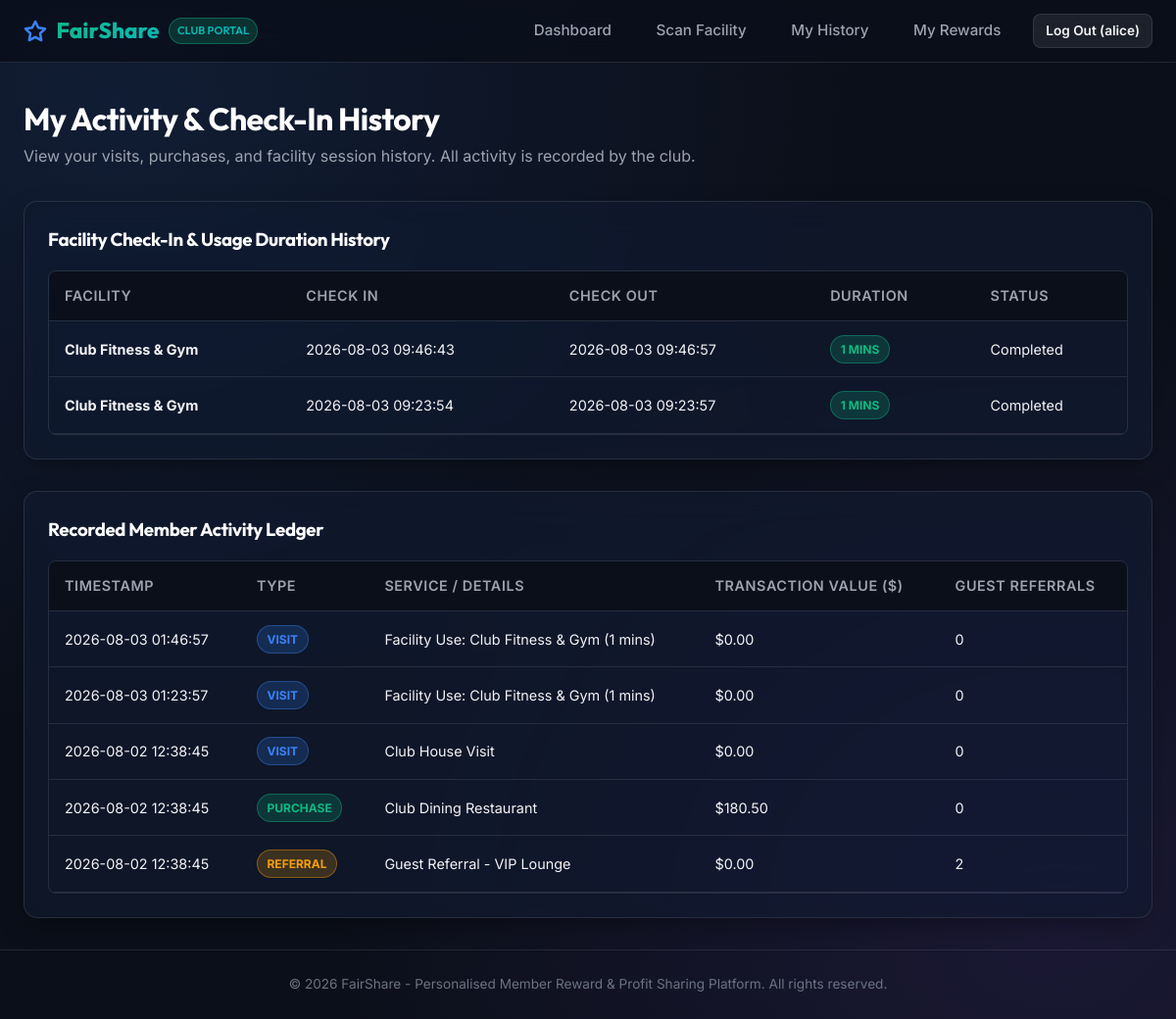
/member/activity (signed in), run on an earlier commit of the app's database.
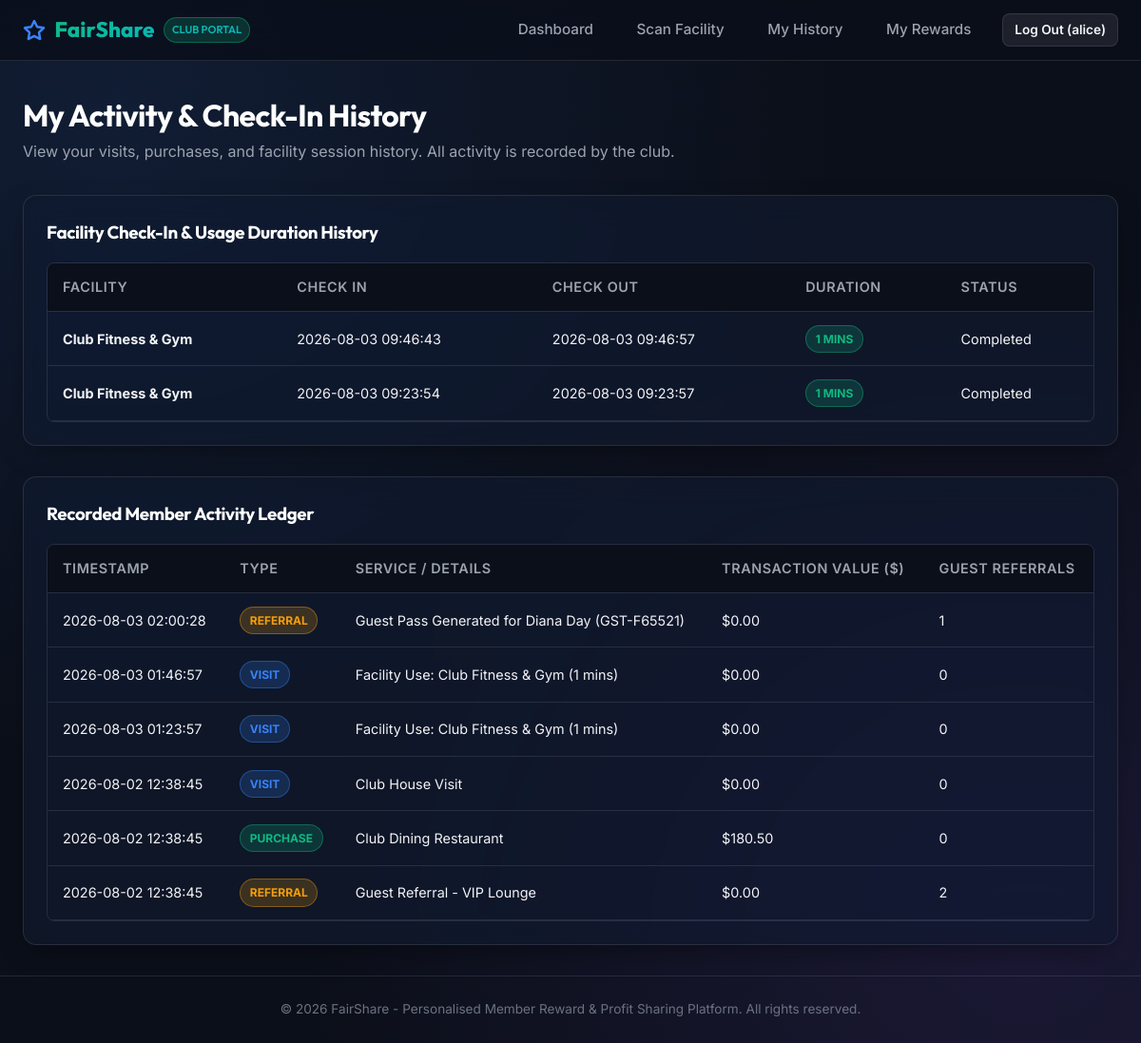
And on a later commit of the database.
### tables this page shows
CREATE TABLE facility_checkins (
            id INTEGER PRIMARY KEY AUTOINCREMENT,
            member_id INTEGER NOT NULL,
            facility_name TEXT NOT NULL,
            check_in_time TIMESTAMP NOT NULL,
            check_out_time TIMESTAMP,
            duration_minutes INTEGER DEFAULT 0,
            status TEXT DEFAULT 'active' CHECK(status IN ('active', 'completed')), guest_id INTEGER REFERENCES guest_ids(id) ON DELETE CASCADE,
            FOREIGN KEY (member_id) REFERENCES members (id) ON DELETE CASCADE
        );

CREATE TABLE activities (
            id INTEGER PRIMARY KEY AUTOINCREMENT,
            member_id INTEGER NOT NULL,
            activity_type TEXT NOT NULL CHECK(activity_type IN ('visit', 'purchase', 'referral', 'facility')),
            service_name TEXT NOT NULL,
            transaction_value REAL DEFAULT 0.0,
            guest_count INTEGER DEFAULT 0,
            created_at TIMESTAMP DEFAULT CURRENT_TIMESTAMP,
            FOREIGN KEY (member_id) REFERENCES members (id) ON DELETE CASCADE
        );

### main.py (the view)
@app.route('/member/activity')
@login_required
def member_activity():
    conn = get_db()
    cursor = conn.cursor()
    cursor.execute("SELECT id FROM members WHERE user_id = ?", (session['user_id'],))
    member = cursor.fetchone()
    cursor.execute('''
        SELECT * FROM activities WHERE member_id = ? ORDER BY created_at DESC
    ''', (member['id'],))
    activities = cursor.fetchall()
    cursor.execute('''
        SELECT * FROM facility_checkins WHERE member_id = ? AND guest_id IS NULL ORDER BY check_in_time DESC
    ''', (member['id'],))
    checkins = cursor.fetchall()
    conn.close()
    return render_template('member/activity.html', activities=activities, checkins=checkins)

### database.py (called while the page is built)
def get_db():
    db_path = Config.DATABASE
    os.makedirs(os.path.dirname(db_path), exist_ok=True)
    conn = sqlite3.connect(db_path)
    conn.row_factory = sqlite3.Row
    conn.execute("PRAGMA foreign_keys = ON;")
    return conn

### main.py (called while the page is built)
@app.after_request
def add_header(response):
    if app.debug:
        response.headers['Cache-Control'] = 'no-cache, no-store, must-revalidate'
    else:
        response.headers['Cache-Control'] = 'public, max-age=3600'
    return response

def login_required(f):
    @functools.wraps(f)
    def decorated_function(*args, **kwargs):
        if 'user_id' not in session:
            flash('Please log in to access this page.', 'warning')
            return redirect(url_for('login'))
        return f(*args, **kwargs)
    return decorated_function

### templates/member/activity.html (shortened to what this page needs)
{% extends "base.html" %}
{% block content %}
<div style="margin-bottom: 2rem;">
  <h1>My Activity & Check-In History</h1>
  <p style="color: var(--text-muted);">View your visits, purchases, and facility session history. All activity is recorded by the club.</p>
</div>
<div class="card" style="margin-bottom: 2rem;">
  <h3>Facility Check-In & Usage Duration History</h3>
  <div class="table-container" style="margin-top: 1rem;">
    <table class="table">
      <thead>
        <tr>
          <th>Facility</th>
          <th>Check In</th>
          <th>Check Out</th>
          <th>Duration</th>
          <th>Status</th>
        </tr>
      </thead>
      <tbody>
        {% for chk in checkins %}
          <tr>
            <td><strong>{{ chk.facility_name }}</strong></td>
            <td>{{ chk.check_in_time }}</td>
            <td>{{ chk.check_out_time or 'In Progress' }}</td>
            <td>
              {% if chk.duration_minutes > 0 %}
                <span class="badge badge-emerald">{{ chk.duration_minutes }} mins</span>
              {% else %}
                <span class="badge badge-amber">Active</span>
              {% endif %}
            </td>
            <td>{{ chk.status|capitalize }}</td>
          </tr>
        {% else %}
          <tr><td colspan="5" style="text-align:center; color: var(--text-dim);">No facility check-in logs recorded.</td></tr>
        {% endfor %}
      </tbody>
    </table>
  </div>
</div>
<div class="card">
  <h3>Recorded Member Activity Ledger</h3>
  <div class="table-container" style="margin-top: 1rem;">
    <table class="table">
      <thead>
        <tr>
          <th>Timestamp</th>
          <th>Type</th>
          <th>Service / Details</th>
          <th>Transaction Value ($)</th>
          <th>Guest Referrals</th>
        </tr>
      </thead>
      <tbody>
        {% for act in activities %}
          <tr>
            <td>{{ act.created_at }}</td>
            <td>
              {% if act.activity_type == 'visit' %}
                <span class="badge badge-blue">Visit</span>
              {% elif act.activity_type == 'purchase' %}
                <span class="badge badge-emerald">Purchase</span>
              {% elif act.activity_type == 'referral' %}
                <span class="badge badge-amber">Referral</span>
              {% else %}
                <span class="badge badge-purple">Facility</span>
              {% endif %}
            </td>
            <td>{{ act.service_name }}</td>
            <td>${{ "%.2f"|format(act.transaction_value) }}</td>
            <td>{{ act.guest_count }}</td>
          </tr>
        {% else %}
          <tr><td colspan="5" style="text-align:center; color: var(--text-dim);">No activities logged yet.</td></tr>
        {% endfor %}
      </tbody>
    </table>
  </div>
</div>
{% endblock %}

What changed in the data, as far as the page shows it:
added activities: created_at "2026-08-03 02:00:28", activity_type "REFERRAL", service_name "Guest Pass Generated for Diana Day (GST-F65521)", transaction_value "0.00", guest_count "1"
